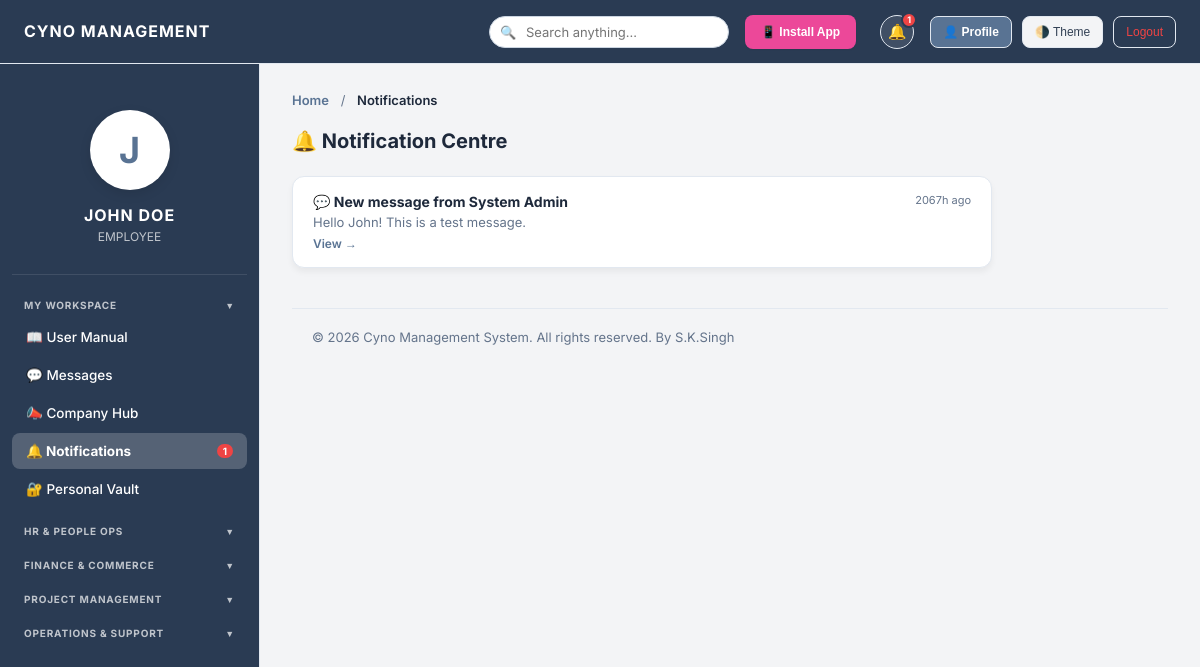
/notifications.php (signed in), run on the app's committed database.
### tables this page shows
CREATE TABLE notifications (
            id INTEGER PRIMARY KEY AUTOINCREMENT,
            user_id TEXT NOT NULL,
            title TEXT NOT NULL,
            body TEXT,
            link TEXT DEFAULT '',
            is_read INTEGER DEFAULT 0,
            created_at DATETIME DEFAULT CURRENT_TIMESTAMP
        );

### notifications.php (the view, shortened to what this page needs)
<?php
require_once 'includes/header.php';
require_once 'includes/sidebar.php';
$me = $_SESSION['login_id'];
$pdo->prepare("UPDATE notifications SET is_read=1 WHERE user_id=?")->execute([$me]);
$notifs = $pdo->prepare("SELECT * FROM notifications WHERE user_id=? ORDER BY created_at DESC LIMIT 100");
$notifs->execute([$me]);
$notifs = $notifs->fetchAll(PDO::FETCH_ASSOC);
?>
<div class="content-section active">
    <div class="section-header"><h2>🔔 Notification Centre</h2></div>
    <?php if(empty($notifs)): ?>
        <div style="text-align:center;padding:60px;color:var(--text-muted);">
            <div style="font-size:48px;margin-bottom:16px;">🎉</div>
            <h3>All caught up!</h3><p>No notifications yet.</p>
        </div>
    <?php else: ?>
    <div style="max-width:700px;">
        <?php foreach($notifs as $n):
            $timeago = round((time() - strtotime($n['created_at']))/60);
            $ago = $timeago < 60 ? $timeago.'m ago' : round($timeago/60).'h ago';
        ?>
        <div style="background:var(--bg-card);border-radius:12px;padding:16px 20px;margin-bottom:10px;border:1px solid var(--border-card);display:flex;justify-content:space-between;align-items:flex-start;box-shadow:0 4px 6px rgba(0,0,0,0.05); transition:transform 0.2s;">
            <div>
                <div style="font-weight:700;color:var(--text-heading);margin-bottom:4px;"><?= htmlspecialchars($n['title']) ?></div>
                <?php if($n['body']): ?><div style="font-size:13px;color:var(--text-muted);"><?= htmlspecialchars($n['body']) ?></div><?php endif; ?>
                <?php if($n['link']): ?><a href="<?= htmlspecialchars($n['link']) ?>" style="font-size:12px;color:var(--primary-color, #6366f1);text-decoration:none;margin-top:6px;display:inline-block;font-weight:600;">View →</a><?php endif; ?>
            </div>
            <span style="font-size:11px;color:var(--text-muted);white-space:nowrap;margin-left:16px;"><?= $ago ?></span>
        </div>
        <?php endforeach; ?>
    </div>
    <?php endif; ?>
</div>
<?php require_once 'includes/footer.php'; ?>

### assets/css/style.css (style rules this page uses)
:root { --bg-body: #f3f4f6; --bg-header: #2a3b53; --bg-sidebar: #2a3b53; --bg-main: #f3f4f6; --bg-card: #ffffff; --bg-hover: rgba(255, 255, 255, 0.1); --border-card: #e2e8f0; --text-heading: #1e293b; --text-body: #334155; --text-muted: #64748b; --input-bg: #ffffff; --input-border: #cbd5e1; --table-header: #f8fafc; --primary-color: #597393; --primary-hover: #475f7e; --primary-light: rgba(255, 255, 255, 0.15); --success: #10b981; --warning: #f59e0b; --danger: #ef4444; --modal-overlay: rgba(15,23,42,0.6); --shadow-xs: 0 1px 2px 0 rgba(0, 0, 0, 0.05); --shadow-sm: 0 4px 6px -1px rgba(0, 0, 0, 0.05), 0 2px 4px -2px rgba(0, 0, 0, 0.05); --shadow-soft: 0 10px 25px -5px rgba(0, 0, 0, 0.05), 0 8px 10px -6px rgba(0, 0, 0, 0.05); --radius-sm: 8px; --radius-md: 12px; --radius-lg: 16px; --sidebar-w: 260px; --header-h: 64px; }
*, *::before, *::after { margin:0; padding:0; box-sizing:border-box; }
html { font-size:14px; -webkit-font-smoothing:antialiased; }
body { font-family:'Inter',system-ui,sans-serif; background:var(--bg-body); color:var(--text-body); min-height:100vh; overflow:hidden; }
h1,h2,h3,h4,h5,h6 { font-weight:600; color:var(--text-heading); line-height:1.3; }
a { color:var(--primary-color); text-decoration:none; }
.content-section.active { display:block; }
.section-header, .header-action { display:flex; justify-content:space-between; align-items:center; margin-bottom:22px; }
.section-header h2, .header-action h2 { font-size:20px; font-weight:700; color:var(--text-heading); margin:0; }
.content-section.active { animation: fadeInUp .35s ease-out; }

### data on the page
notifications: title "💬 New message from System Admin", body "Hello John! This is a test message.", created_at "2067h ago"

### other printed values
$GLOBAL_SETTINGS['company_name'] "CYNO MANAGEMENT"
$_notifCount "1"
substr($_SESSION['name'],0,1) "J"
$_SESSION['name'] "JOHN DOE"
$_SESSION['role'] "EMPLOYEE"
$nc "1"
$pageTitle "Notifications"
